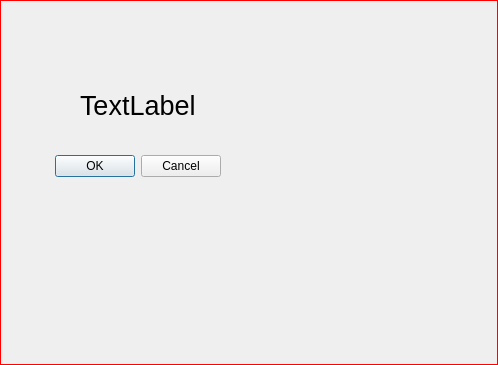
<?xml version="1.0" encoding="UTF-8"?>
<ui version="4.0">
 <class>Dialog</class>
 <widget class="QDialog" name="Dialog">
  <property name="geometry">
   <rect>
    <x>0</x>
    <y>0</y>
    <width>498</width>
    <height>365</height>
   </rect>
  </property>
  <property name="windowTitle">
   <string>Dialog</string>
  </property>
  <property name="styleSheet">
   <string notr="true">#Dialog{border:1px solid #ff0000;}</string>
  </property>
  <widget class="QDialogButtonBox" name="buttonBox">
   <property name="geometry">
    <rect>
     <x>-120</x>
     <y>150</y>
     <width>341</width>
     <height>32</height>
    </rect>
   </property>
   <property name="orientation">
    <enum>Qt::Horizontal</enum>
   </property>
   <property name="standardButtons">
    <set>QDialogButtonBox::Cancel|QDialogButtonBox::Ok</set>
   </property>
  </widget>
  <widget class="QLabel" name="label">
   <property name="geometry">
    <rect>
     <x>80</x>
     <y>60</y>
     <width>161</width>
     <height>91</height>
    </rect>
   </property>
   <property name="font">
    <font>
     <pointsize>20</pointsize>
    </font>
   </property>
   <property name="text">
    <string>TextLabel</string>
   </property>
  </widget>
 </widget>
 <resources/>
 <connections>
  <connection>
   <sender>buttonBox</sender>
   <signal>accepted()</signal>
   <receiver>Dialog</receiver>
   <slot>accept()</slot>
   <hints>
    <hint type="sourcelabel">
     <x>248</x>
     <y>254</y>
    </hint>
    <hint type="destinationlabel">
     <x>157</x>
     <y>274</y>
    </hint>
   </hints>
  </connection>
  <connection>
   <sender>buttonBox</sender>
   <signal>rejected()</signal>
   <receiver>Dialog</receiver>
   <slot>reject()</slot>
   <hints>
    <hint type="sourcelabel">
     <x>316</x>
     <y>260</y>
    </hint>
    <hint type="destinationlabel">
     <x>286</x>
     <y>274</y>
    </hint>
   </hints>
  </connection>
 </connections>
</ui>
